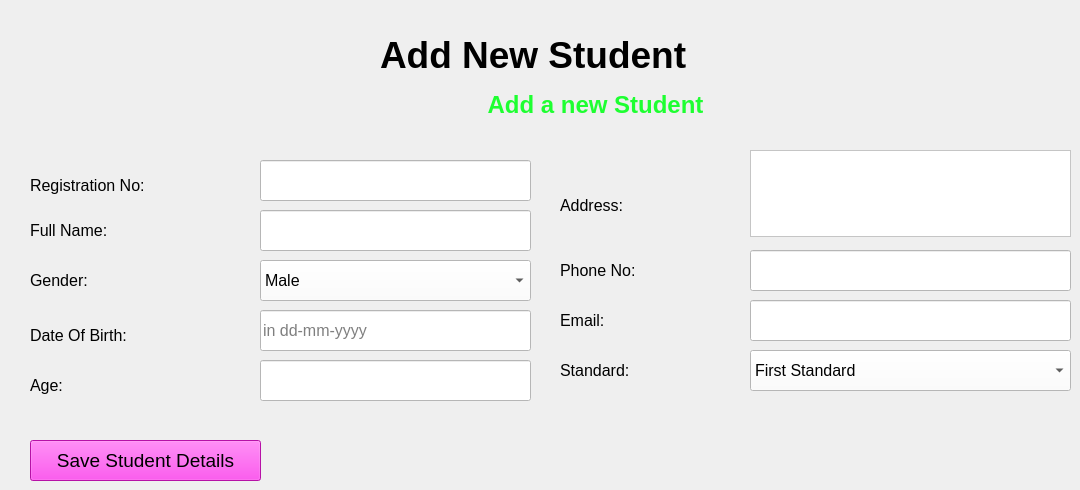
    <widget class="QWidget" name="tab">
     <attribute name="title">
      <string>add student</string>
     </attribute>
     <widget class="QLabel" name="label_9">
      <property name="geometry">
       <rect>
        <x>380</x>
        <y>10</y>
        <width>441</width>
        <height>91</height>
       </rect>
      </property>
      <property name="text">
       <string>&lt;html&gt;&lt;head/&gt;&lt;body&gt;&lt;p&gt;&lt;span style=&quot; font-size:28pt; font-weight:600;&quot;&gt;Add New Student&lt;/span&gt;&lt;/p&gt;&lt;/body&gt;&lt;/html&gt;</string>
      </property>
     </widget>
     <widget class="QLabel" name="l11">
      <property name="geometry">
       <rect>
        <x>230</x>
        <y>80</y>
        <width>731</width>
        <height>51</height>
       </rect>
      </property>
      <property name="font">
       <font>
        <pointsize>18</pointsize>
       </font>
      </property>
      <property name="styleSheet">
       <string notr="true">
color: rgb(30, 255, 49);</string>
      </property>
      <property name="text">
       <string>&lt;html&gt;&lt;head/&gt;&lt;body&gt;&lt;p align=&quot;center&quot;&gt;&lt;span style=&quot; font-weight:600;&quot;&gt;Add a new Student&lt;/span&gt;&lt;/p&gt;&lt;/body&gt;&lt;/html&gt;</string>
      </property>
     </widget>
     <widget class="QLabel" name="label_13">
      <property name="geometry">
       <rect>
        <x>30</x>
        <y>170</y>
        <width>141</width>
        <height>31</height>
       </rect>
      </property>
      <property name="text">
       <string>&lt;html&gt;&lt;head/&gt;&lt;body&gt;&lt;p&gt;&lt;span style=&quot; font-size:12pt;&quot;&gt;Registration No:&lt;/span&gt;&lt;/p&gt;&lt;/body&gt;&lt;/html&gt;</string>
      </property>
     </widget>
     <widget class="QLineEdit" name="tb11">
      <property name="geometry">
       <rect>
        <x>260</x>
        <y>160</y>
        <width>271</width>
        <height>41</height>
       </rect>
      </property>
      <property name="font">
       <font>
        <pointsize>12</pointsize>
       </font>
      </property>
      <property name="styleSheet">
       <string notr="true">background-color: rgb(255, 255, 255);</string>
      </property>
      <property name="echoMode">
       <enum>QLineEdit::Normal</enum>
      </property>
     </widget>
     <widget class="QLabel" name="label_14">
      <property name="geometry">
       <rect>
        <x>30</x>
        <y>220</y>
        <width>111</width>
        <height>21</height>
       </rect>
      </property>
      <property name="text">
       <string>&lt;html&gt;&lt;head/&gt;&lt;body&gt;&lt;p&gt;&lt;span style=&quot; font-size:12pt;&quot;&gt;Full Name:&lt;/span&gt;&lt;/p&gt;&lt;/body&gt;&lt;/html&gt;</string>
      </property>
     </widget>
     <widget class="QLineEdit" name="tb12">
      <property name="geometry">
       <rect>
        <x>260</x>
        <y>210</y>
        <width>271</width>
        <height>41</height>
       </rect>
      </property>
      <property name="font">
       <font>
        <pointsize>12</pointsize>
       </font>
      </property>
      <property name="styleSheet">
       <string notr="true">background-color: rgb(255, 255, 255);</string>
      </property>
      <property name="echoMode">
       <enum>QLineEdit::Normal</enum>
      </property>
     </widget>
     <widget class="QLabel" name="label_15">
      <property name="geometry">
       <rect>
        <x>30</x>
        <y>270</y>
        <width>81</width>
        <height>21</height>
       </rect>
      </property>
      <property name="text">
       <string>&lt;html&gt;&lt;head/&gt;&lt;body&gt;&lt;p&gt;&lt;span style=&quot; font-size:12pt;&quot;&gt;Gender:&lt;/span&gt;&lt;/p&gt;&lt;/body&gt;&lt;/html&gt;</string>
      </property>
     </widget>
     <widget class="QComboBox" name="cb11">
      <property name="geometry">
       <rect>
        <x>260</x>
        <y>260</y>
        <width>271</width>
        <height>41</height>
       </rect>
      </property>
      <property name="font">
       <font>
        <pointsize>12</pointsize>
       </font>
      </property>
      <property name="styleSheet">
       <string notr="true">background-color: rgb(255, 255, 255);</string>
      </property>
      <item>
       <property name="text">
        <string>Male</string>
       </property>
      </item>
      <item>
       <property name="text">
        <string>Female</string>
       </property>
      </item>
     </widget>
     <widget class="QLabel" name="label_17">
      <property name="geometry">
       <rect>
        <x>30</x>
        <y>320</y>
        <width>141</width>
        <height>31</height>
       </rect>
      </property>
      <property name="text">
       <string>&lt;html&gt;&lt;head/&gt;&lt;body&gt;&lt;p&gt;&lt;span style=&quot; font-size:12pt;&quot;&gt;Date Of Birth:&lt;/span&gt;&lt;/p&gt;&lt;/body&gt;&lt;/html&gt;</string>
      </property>
     </widget>
     <widget class="QLineEdit" name="tb13">
      <property name="geometry">
       <rect>
        <x>260</x>
        <y>310</y>
        <width>271</width>
        <height>41</height>
       </rect>
      </property>
      <property name="font">
       <font>
        <pointsize>12</pointsize>
       </font>
      </property>
      <property name="styleSheet">
       <string notr="true">background-color: rgb(255, 255, 255);</string>
      </property>
      <property name="echoMode">
       <enum>QLineEdit::Normal</enum>
      </property>
      <property name="placeholderText">
       <string>in dd-mm-yyyy </string>
      </property>
     </widget>
     <widget class="QLabel" name="label_16">
      <property name="geometry">
       <rect>
        <x>30</x>
        <y>370</y>
        <width>141</width>
        <height>31</height>
       </rect>
      </property>
      <property name="text">
       <string>&lt;html&gt;&lt;head/&gt;&lt;body&gt;&lt;p&gt;&lt;span style=&quot; font-size:12pt;&quot;&gt;Age:&lt;/span&gt;&lt;/p&gt;&lt;/body&gt;&lt;/html&gt;</string>
      </property>
     </widget>
     <widget class="QLineEdit" name="tb14">
      <property name="geometry">
       <rect>
        <x>260</x>
        <y>360</y>
        <width>271</width>
        <height>41</height>
       </rect>
      </property>
      <property name="font">
       <font>
        <pointsize>12</pointsize>
       </font>
      </property>
      <property name="styleSheet">
       <string notr="true">background-color: rgb(255, 255, 255);</string>
      </property>
      <property name="echoMode">
       <enum>QLineEdit::Normal</enum>
      </property>
     </widget>
     <widget class="QLabel" name="label_18">
      <property name="geometry">
       <rect>
        <x>560</x>
        <y>190</y>
        <width>91</width>
        <height>31</height>
       </rect>
      </property>
      <property name="text">
       <string>&lt;html&gt;&lt;head/&gt;&lt;body&gt;&lt;p&gt;&lt;span style=&quot; font-size:12pt;&quot;&gt;Address:&lt;/span&gt;&lt;/p&gt;&lt;/body&gt;&lt;/html&gt;</string>
      </property>
     </widget>
     <widget class="QTextEdit" name="txb11">
      <property name="geometry">
       <rect>
        <x>750</x>
        <y>150</y>
        <width>321</width>
        <height>87</height>
       </rect>
      </property>
      <property name="font">
       <font>
        <pointsize>12</pointsize>
       </font>
      </property>
      <property name="styleSheet">
       <string notr="true">background-color:white;</string>
      </property>
     </widget>
     <widget class="QLineEdit" name="tb15">
      <property name="geometry">
       <rect>
        <x>750</x>
        <y>250</y>
        <width>321</width>
        <height>41</height>
       </rect>
      </property>
      <property name="font">
       <font>
        <pointsize>12</pointsize>
       </font>
      </property>
      <property name="styleSheet">
       <string notr="true">background-color: rgb(255, 255, 255);</string>
      </property>
      <property name="echoMode">
       <enum>QLineEdit::Normal</enum>
      </property>
     </widget>
     <widget class="QLabel" name="label_19">
      <property name="geometry">
       <rect>
        <x>560</x>
        <y>260</y>
        <width>111</width>
        <height>21</height>
       </rect>
      </property>
      <property name="text">
       <string>&lt;html&gt;&lt;head/&gt;&lt;body&gt;&lt;p&gt;&lt;span style=&quot; font-size:12pt;&quot;&gt;Phone No:&lt;/span&gt;&lt;/p&gt;&lt;/body&gt;&lt;/html&gt;</string>
      </property>
     </widget>
     <widget class="QLineEdit" name="tb16">
      <property name="geometry">
       <rect>
        <x>750</x>
        <y>300</y>
        <width>321</width>
        <height>41</height>
       </rect>
      </property>
      <property name="font">
       <font>
        <pointsize>12</pointsize>
       </font>
      </property>
      <property name="styleSheet">
       <string notr="true">background-color: rgb(255, 255, 255);</string>
      </property>
      <property name="echoMode">
       <enum>QLineEdit::Normal</enum>
      </property>
     </widget>
     <widget class="QLabel" name="label_20">
      <property name="geometry">
       <rect>
        <x>560</x>
        <y>310</y>
        <width>71</width>
        <height>21</height>
       </rect>
      </property>
      <property name="text">
       <string>&lt;html&gt;&lt;head/&gt;&lt;body&gt;&lt;p&gt;&lt;span style=&quot; font-size:12pt;&quot;&gt;Email:&lt;/span&gt;&lt;/p&gt;&lt;/body&gt;&lt;/html&gt;</string>
      </property>
     </widget>
     <widget class="QLabel" name="label_21">
      <property name="geometry">
       <rect>
        <x>560</x>
        <y>360</y>
        <width>81</width>
        <height>21</height>
       </rect>
      </property>
      <property name="text">
       <string>&lt;html&gt;&lt;head/&gt;&lt;body&gt;&lt;p&gt;&lt;span style=&quot; font-size:12pt;&quot;&gt;Standard:&lt;/span&gt;&lt;/p&gt;&lt;/body&gt;&lt;/html&gt;</string>
      </property>
     </widget>
     <widget class="QComboBox" name="cb12">
      <property name="geometry">
       <rect>
        <x>750</x>
        <y>350</y>
        <width>321</width>
        <height>41</height>
       </rect>
      </property>
      <property name="font">
       <font>
        <pointsize>12</pointsize>
       </font>
      </property>
      <property name="styleSheet">
       <string notr="true">background-color: rgb(255, 255, 255);</string>
      </property>
      <item>
       <property name="text">
        <string>First Standard</string>
       </property>
      </item>
      <item>
       <property name="text">
        <string>Second Standard</string>
       </property>
      </item>
      <item>
       <property name="text">
        <string>Third Standard</string>
       </property>
      </item>
      <item>
       <property name="text">
        <string>Fourth Standard</string>
       </property>
      </item>
      <item>
       <property name="text">
        <string>Fifth Standard</string>
       </property>
      </item>
      <item>
       <property name="text">
        <string>Sixth Standard</string>
       </property>
      </item>
      <item>
       <property name="text">
        <string>Seventh Standard</string>
       </property>
      </item>
      <item>
       <property name="text">
        <string>Eighth Standard</string>
       </property>
      </item>
      <item>
       <property name="text">
        <string>Ninth Standard</string>
       </property>
      </item>
      <item>
       <property name="text">
        <string>Tenth Standard</string>
       </property>
      </item>
      <item>
       <property name="text">
        <string>11th Standard</string>
       </property>
      </item>
      <item>
       <property name="text">
        <string>12th Standard</string>
       </property>
      </item>
     </widget>
     <widget class="QPushButton" name="b12">
      <property name="geometry">
       <rect>
        <x>30</x>
        <y>440</y>
        <width>231</width>
        <height>41</height>
       </rect>
      </property>
      <property name="font">
       <font>
        <pointsize>14</pointsize>
       </font>
      </property>
      <property name="styleSheet">
       <string notr="true">background-color: rgb(255, 24, 232);f</string>
      </property>
      <property name="text">
       <string>Save Student Details</string>
      </property>
     </widget>
    </widget>
